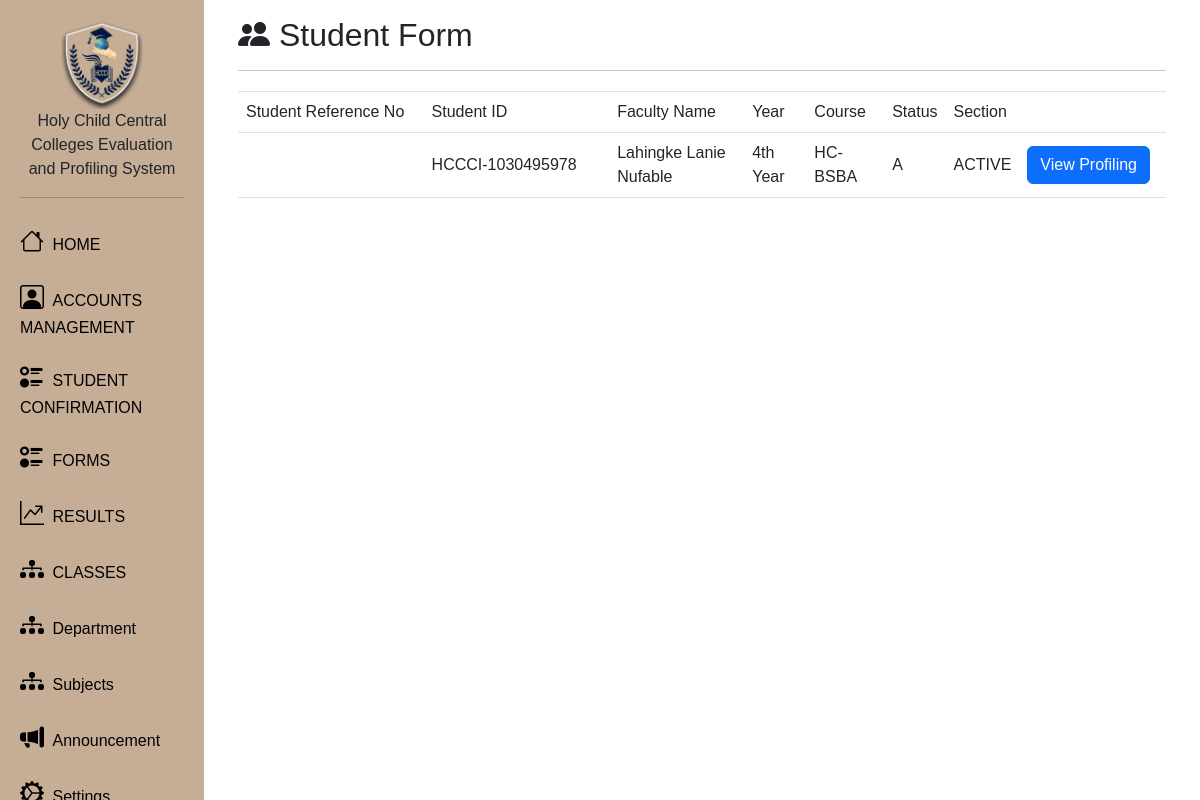
Page /GuidanceDashboard/studentAccountManagement.php (signed in) on the committed database.
### tables this page shows
CREATE TABLE `pippersonalinfo` (
  `pipstudentNumber` int(11) NOT NULL,
  `studentID` varchar(100) NOT NULL,
  `pipFname` varchar(100) NOT NULL,
  `pipMname` varchar(100) NOT NULL,
  `pipLname` varchar(100) NOT NULL,
  `pipYear` varchar(100) NOT NULL,
  `courseCode` varchar(100) NOT NULL,
  `pipAge` int(11) NOT NULL,
  `pipSex` varchar(100) NOT NULL,
  `pipGender` varchar(100) NOT NULL,
  `pipDob` date NOT NULL,
  `pippob` varchar(100) NOT NULL,
  `pipCitizenship` varchar(100) NOT NULL,
  `pipReligion` varchar(100) NOT NULL,
  `pipBirthOrder` varchar(100) NOT NULL,
  `pipCiv` varchar(100) NOT NULL,
  `pipPersonalStatement` varchar(100) NOT NULL,
  `pipHobbiesSpecialties` varchar(100) NOT NULL,
  `pipRegistrationStatus` varchar(100) NOT NULL,
  `pipPassword` varchar(100) NOT NULL,
  `pipSection` varchar(10) NOT NULL,
  `pipImage` longblob NOT NULL
);

### GuidanceDashboard/studentAccountManagement.php (the view, shortened to what this page needs)
<?php
include('../Guidancesession.php');
$query = "SELECT * FROM pippersonalinfo WHERE pipRegistrationStatus = 'ACTIVE';";
$result = mysqli_query($db, $query);
?>
<!DOCTYPE html>
<html lang="en">
<head>
    <link rel="stylesheet" href="css/style.css">
    <link rel="stylesheet" href="https://cdn.jsdelivr.net/npm/bootstrap-icons@1.9.1/font/bootstrap-icons.css">
    <link rel="stylesheet" href="https://maxcdn.bootstrapcdn.com/bootstrap/4.0.0/css/bootstrap.min.css">
    <link rel="stylesheet" href="https://cdnjs.cloudflare.com/ajax/libs/font-awesome/5.13.0/css/all.min.css">
    <link rel="stylesheet" href="https://cdn.jsdelivr.net/npm/bootstrap-icons@1.9.1/font/bootstrap-icons.css">
    <link rel="stylesheet" href="https://cdn.jsdelivr.net/npm/bootstrap-icons@1.10.5/font/bootstrap-icons.css">
    <link href="https://cdn.jsdelivr.net/npm/bootstrap@5.3.0/dist/css/bootstrap.min.css" rel="stylesheet"
>
    <link rel="stylesheet" href="https://cdn.datatables.net/1.13.1/css/jquery.dataTables.min.css">
</head>
<body>
    <?php include 'components/navigation.php'; ?>
    <div class="main">
        <div class="container-fluid">
            <div class="row flex-nowrap">
                <div class="col py-3">
                    <div class="container-fluid">
                        <h2><i class="bi bi-people-fill"></i> Student Form</h2>
                        <hr>
                        <div class="table-responsive" style="margin-top:20px;">
                            <table id="employee_data" class="table table-fluid" width="100%">
                                <thead>
                                    <tr>
                                        <td width="20%">Student Reference No</td>
                                        <td width="20%">Student ID</td>
                                        <td>Faculty Name</td>
                                        <td>Year</td>
                                        <td>Course</td>
                                        <td>Status</td>
                                        <td>Section</td>
                                        <td width="11%"></td>
                                    </tr>
                                </thead>
                                <?php
                                while ($row = mysqli_fetch_array($result)) {
                                    echo "<tr>";
                                    echo "<td class='align-middle'>";
                                    echo "</td>";
                                    echo "<td class='align-middle'>";
                                    echo $row["studentID"];
                                    echo "</td>";
                                    echo "<td class='align-middle'>";
                                    echo $row["pipLname"] . " " . $row["pipFname"] . " " . $row["pipMname"];
                                    echo "</td>";
                                    echo "<td class='align-middle'>";
                                    echo $row["pipYear"];
                                    echo "</td>";
                                    echo "<td class='align-middle'>";
                                    echo $row["courseCode"];
                                    echo "</td>";
                                    echo "<td class='align-middle'>";
                                    echo $row["pipSection"];
                                    echo "</td>";
                                    echo "<td class='align-middle'>";
                                    echo $row["pipRegistrationStatus"];
                                    echo "</td>";
                                    echo "<td class='align-middle'><a href='viewProfiling.php?studentRefNo=$row[studentRefNo]'><button class='btn btn-primary mr-2'>View Profiling</button></a>";
                                    echo "</td>";
                                    echo "</tr>";
                                }
                                ?>
                            </table>
                        </div>
                    </div>
                </div>
            </div>
        </div>
    </div>
</body>
</html>

### GuidanceDashboard/css/style.css (style rules this page uses)
* { font-family: 'Ubuntu', sans-serif; }

### GuidanceDashboard/components/navigation.php (style rules this page uses)
.main { margin-left: 17%; padding: 0px 10px; }

### rows in the picture
pippersonalinfo: studentID "HCCCI-1030495978", pipLname "Lahingke", pipFname "Lanie", pipMname "Nufable", pipYear "4th Year", courseCode "HC-BSBA", pipSection "A", pipRegistrationStatus "ACTIVE"
